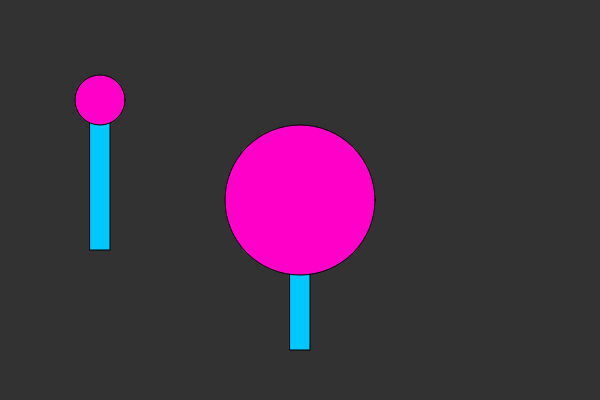
Frame 1 (no input)
Frame 60 (no input): identical to frame 1, image omitted
Frame 120 (the mouse pressed at the canvas centre since frame 60): identical to frame 1, image omitted

The p5.js sketch that drew this single still picture (run headless with seeded random() and noise() and a simulated clock; from frame 60 on, the mouse is pressed at the canvas centre):

// p5.js sketch
// ── sketch.js
/**
 * sketch.js
 *
 * 막대 사탕 그리기
 *
 * 레퍼런스: http://p5js.org/reference
 *
 * @author : https://github.com/Mosframe
 */


// -----------------------------------------------------------------
// 변수, 오브젝트 정의
// -----------------------------------------------------------------


// -----------------------------------------------------------------
// p5함수들
// -----------------------------------------------------------------

// 설정

function setup () {

   createCanvas(600,400);
}

// 디스플레이

function draw () {

  background(50);

  lollipop(100,100,50);
  lollipop(300,200,150);
}

// -----------------------------------------------------------------
// 사용자 정의 함수들
// -----------------------------------------------------------------

// 막대 사탕 드로잉

function lollipop (x, y, diameter) {

  // 막대
  fill(0,200,255);
  rect(x-10,y,20,150);

  // 사탕
  fill(255,0,200);
  ellipse(x,y,diameter,diameter);
}
